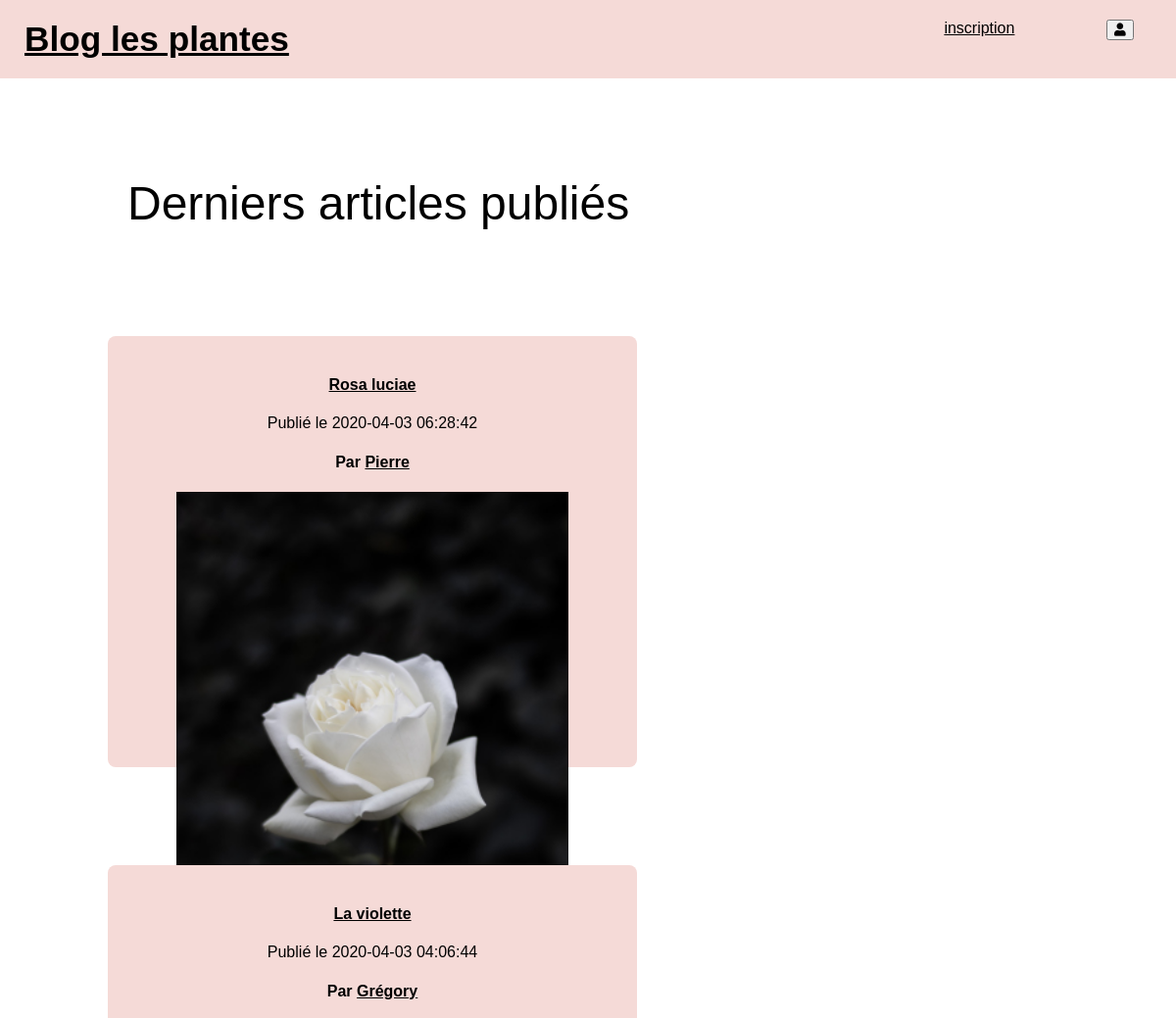
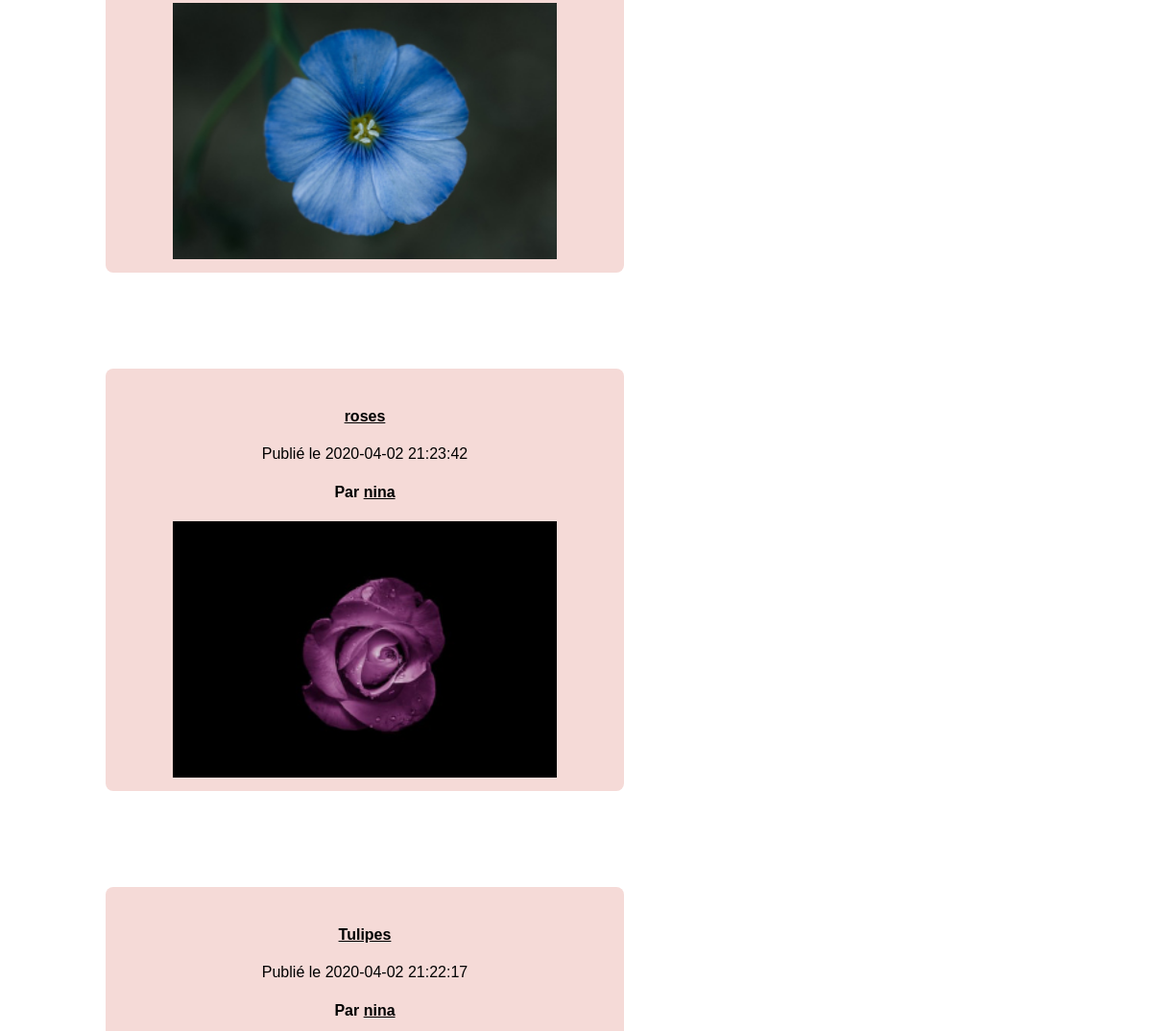
Before: / (upper part) with the older database file (2 pictures, top to bottom).
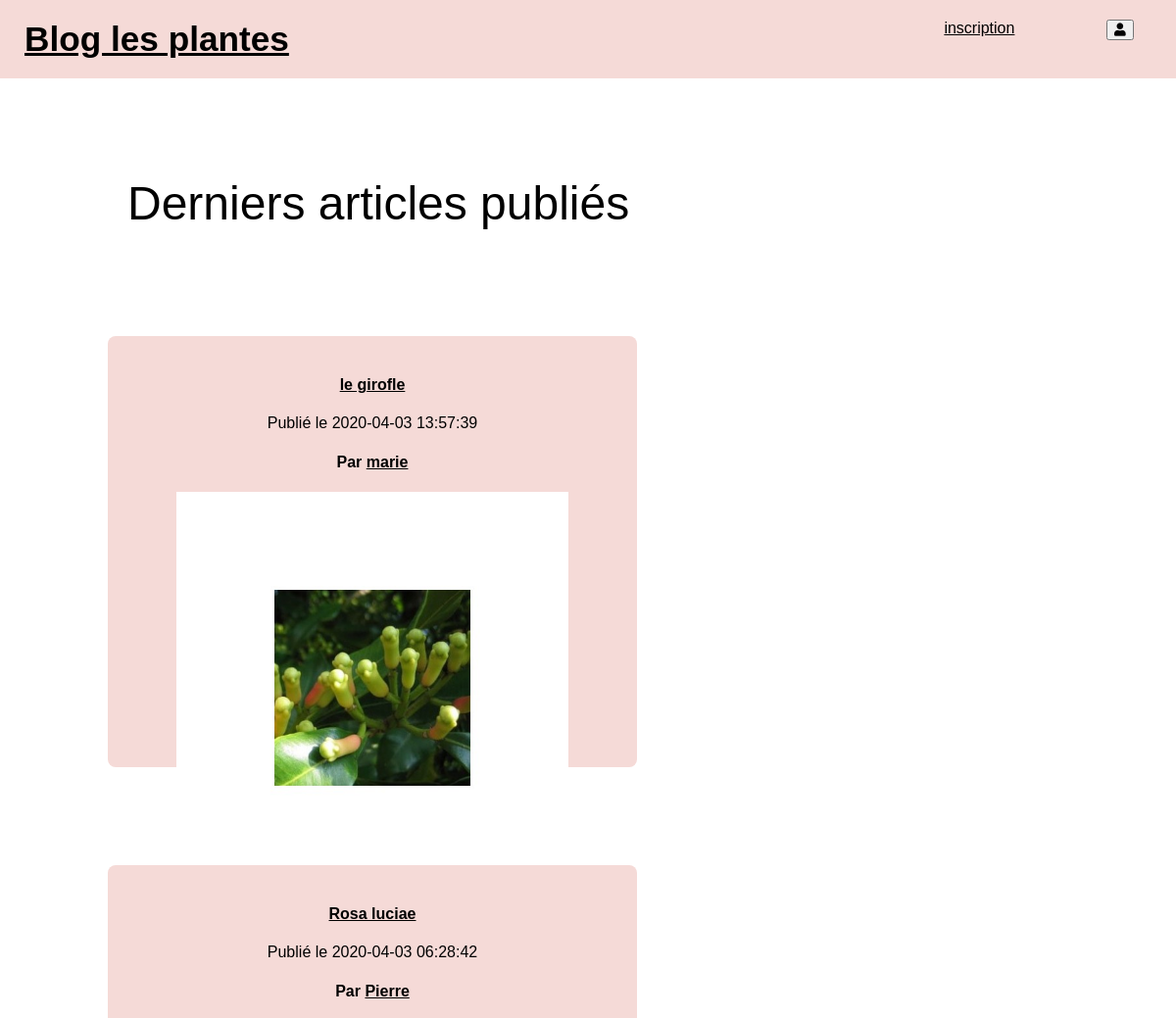
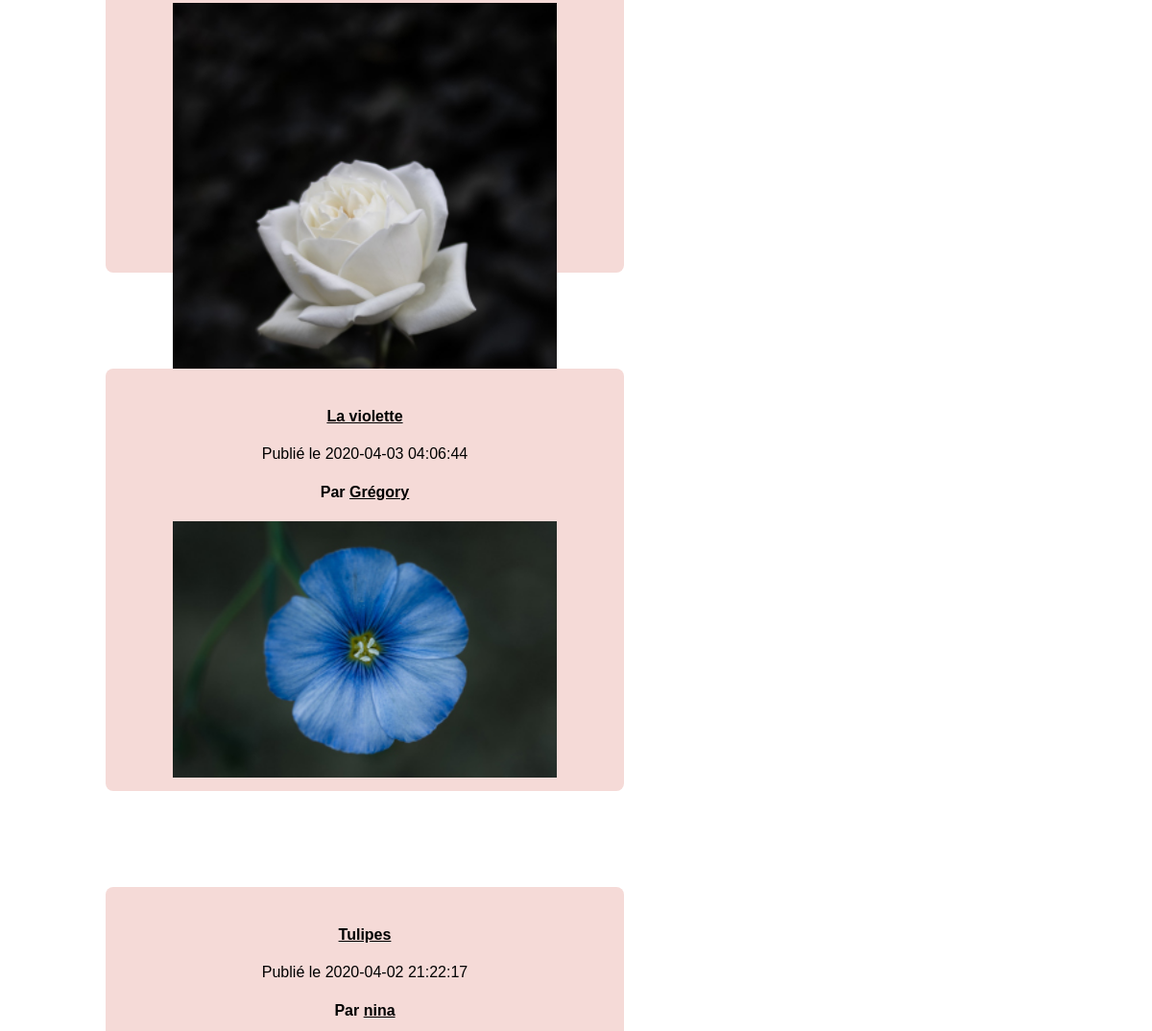
After: the same page with the newer database file (2 pictures, top to bottom).
### tables this page shows
CREATE TABLE IF NOT EXISTS `posts` (
  `id` tinyint(3) NOT NULL AUTO_INCREMENT,
  `title` varchar(150) NOT NULL,
  `content` text NOT NULL,
  `publication_date` datetime NOT NULL DEFAULT CURRENT_TIMESTAMP,
  `image` varchar(100) NOT NULL,
  `writerid` tinyint(3) UNSIGNED NOT NULL,
  PRIMARY KEY (`id`),
  KEY `writerid` (`writerid`)
);

CREATE TABLE IF NOT EXISTS `writers` (
  `id` tinyint(3) UNSIGNED NOT NULL AUTO_INCREMENT,
  `username` varchar(30) NOT NULL,
  `hashed_password` varchar(60) NOT NULL,
  PRIMARY KEY (`id`)
);

### index.php (called while the page is built, shortened)
<?php
$dbh = new PDO(
        'mysql:host=localhost;dbname=monblog;charset=utf8',
        'root',
        '',
        [
            PDO::ATTR_ERRMODE => PDO::ERRMODE_EXCEPTION,
            PDO::ATTR_DEFAULT_FETCH_MODE => PDO::FETCH_ASSOC
        ]
    );
$query = 'SELECT posts.id AS postid, posts.title, posts.image, posts.content, posts.publication_date, posts.writerid, writers.id, writers.username FROM posts INNER JOIN writers ON writers.id = posts.writerid ORDER BY posts.publication_date DESC';
$sth = $dbh->prepare($query);
$sth->execute();
$allArticles = $sth->fetchAll();
include 'index.phtml';

### index.phtml (the view, shortened to what this page needs)
<!DOCTYPE html>
<html lang="en">
<head>
    <link href="style.css" rel="stylesheet">
</head>
<body>
    <?php
    if (!empty($_SESSION)) {
        include('nav_logged.phtml');
    } else {
        include('nav.phtml');
    }
    ?>
    <main>
        <h2>Derniers articles publiés</h2><br>
        <section id="latest-posts">
            <?php foreach ($allArticles as $key => $article) : ?>
                <div class="home-post">
                    <a href="http://localhost/blog/article.php?id=<?= $article['postid']; ?>">
                        <h4><?= $article['title'] ?></h4>
                    </a>
                    <p>Publié le <?= $article['publication_date']; ?></p>
                    <h4>Par <a href="http://localhost/blog/writer.php?id=<?= $article['id']; ?>"><?= $article['username']; ?></a></h4>
                    <a href="http://localhost/blog/article.php?id=<?= $article['postid']; ?>"> <img class="home-post-img" src="http://localhost/projets/community_blog/uploads/<?= $article['image']; ?>"></a>
                </div>
            <?php endforeach; ?>
        </section>
    </main>
</body>
</html>

### nav.phtml
<nav>
<link rel="stylesheet" href="https://cdnjs.cloudflare.com/ajax/libs/font-awesome/5.12.1/css/all.min.css">
    <a href="http://localhost/blog/">
        <div id="name-site">
                <b>Blog les plantes</b>
        </div>
    </a>
    <div id="nav-items">
        <a href="signup.php">inscription</a><br>
        <a href="login.php"><button type="submit"><i class=" fas fa-user"></i></button></a>
    </div>
</nav>

### style.css (style rules this page uses)
body { font-family: sans-serif; margin: 0; padding: 0; }
nav { background-color: rgb(245, 218, 215); display: flex; justify-content: space-between; }
#name-site { font-size: 2.2rem; padding:20px; padding-left: 25px; }
#nav-items { padding: 20px; right: 0; width: 20vw; display: flex; justify-content: space-around; flex-direction: row; }
#latest-posts, #container-published { display: flex; flex-direction: row; flex-wrap: wrap; justify-content: flex-start; margin-left: 5vw; }
.home-post, .published { width: 500px; height: 400px; background-color: rgb(245, 218, 215); border-radius: 8px; text-align: center; padding: 20px; margin: 50px; }
.home-post img { width: 400px; }
main h2 { margin-left : 130px; font-size: 3rem; margin-top: 100px; font-weight: 200; }
a { color: black; }

Changed rows visible on the page:
removed posts: title "roses", publication_date "2020-04-02 21:23:42", writerid.username "nina", image (picture)
added posts: title "le girofle", publication_date "2020-04-03 13:57:39", writerid.username "marie", image (picture)
